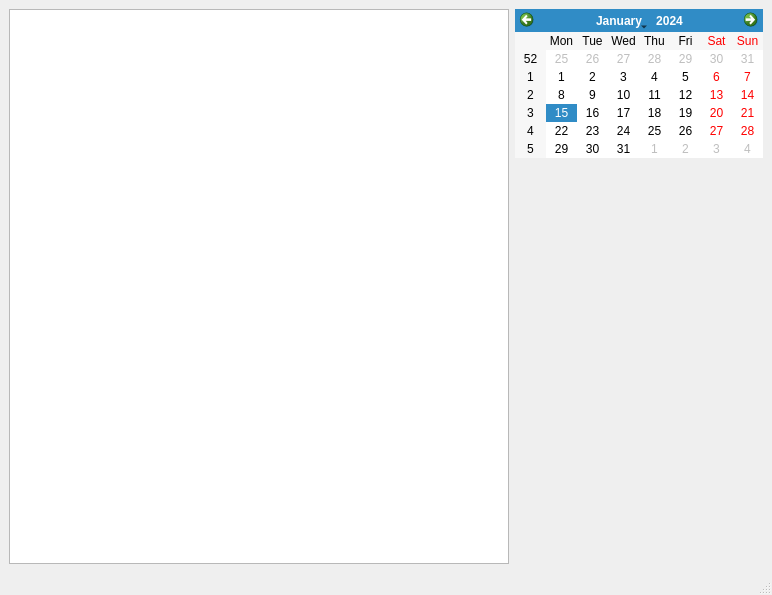
<?xml version="1.0" encoding="UTF-8"?>
<ui version="4.0">
 <class>MainWindow</class>
 <widget class="QMainWindow" name="MainWindow">
  <property name="geometry">
   <rect>
    <x>0</x>
    <y>0</y>
    <width>772</width>
    <height>595</height>
   </rect>
  </property>
  <property name="sizePolicy">
   <sizepolicy hsizetype="Minimum" vsizetype="Minimum">
    <horstretch>0</horstretch>
    <verstretch>0</verstretch>
   </sizepolicy>
  </property>
  <property name="windowTitle">
   <string>Scheduler</string>
  </property>
  <property name="iconSize">
   <size>
    <width>16</width>
    <height>16</height>
   </size>
  </property>
  <widget class="QWidget" name="centralwidget">
   <layout class="QHBoxLayout" name="horizontalLayout">
    <item>
     <widget class="InfiniteTreeView" name="pTreeView"/>
    </item>
    <item>
     <layout class="QVBoxLayout" name="verticalLayout">
      <item>
       <widget class="CalendarWidget" name="pCalendarWidget">
        <property name="sizePolicy">
         <sizepolicy hsizetype="Fixed" vsizetype="Fixed">
          <horstretch>0</horstretch>
          <verstretch>0</verstretch>
         </sizepolicy>
        </property>
       </widget>
      </item>
      <item>
       <widget class="QWidget" name="pContainerWidget" native="true"/>
      </item>
     </layout>
    </item>
   </layout>
  </widget>
  <widget class="QStatusBar" name="pStatusBar"/>
  <action name="pactionToggleToolBar">
   <property name="icon">
    <iconset resource="Scheduler.qrc">
     <normaloff>:/minus.png</normaloff>:/minus.png</iconset>
   </property>
   <property name="text">
    <string>Toggle Toolbar</string>
   </property>
   <property name="statusTip">
    <string>Toggle toolbar</string>
   </property>
  </action>
  <action name="pactionNextChild">
   <property name="icon">
    <iconset>
     <normaloff>:/next.png</normaloff>:/next.png</iconset>
   </property>
   <property name="text">
    <string>Next Child</string>
   </property>
   <property name="statusTip">
    <string>Next child</string>
   </property>
  </action>
  <action name="pactionPrevChild">
   <property name="icon">
    <iconset>
     <normaloff>:/previous.png</normaloff>:/previous.png</iconset>
   </property>
   <property name="text">
    <string>Prev Child</string>
   </property>
   <property name="statusTip">
    <string>Previous child</string>
   </property>
  </action>
  <action name="pactionTabs">
   <property name="checkable">
    <bool>true</bool>
   </property>
   <property name="text">
    <string>Tabs</string>
   </property>
   <property name="statusTip">
    <string>Toggle windowed/tabbed</string>
   </property>
  </action>
 </widget>
 <customwidgets>
  <customwidget>
   <class>InfiniteTreeView</class>
   <extends>QTreeView</extends>
   <header>infinitetreeview.h</header>
  </customwidget>
  <customwidget>
   <class>CalendarWidget</class>
   <extends>QCalendarWidget</extends>
   <header>calendarwidget.h</header>
  </customwidget>
 </customwidgets>
 <resources>
  <include location="Scheduler.qrc"/>
 </resources>
 <connections/>
</ui>
